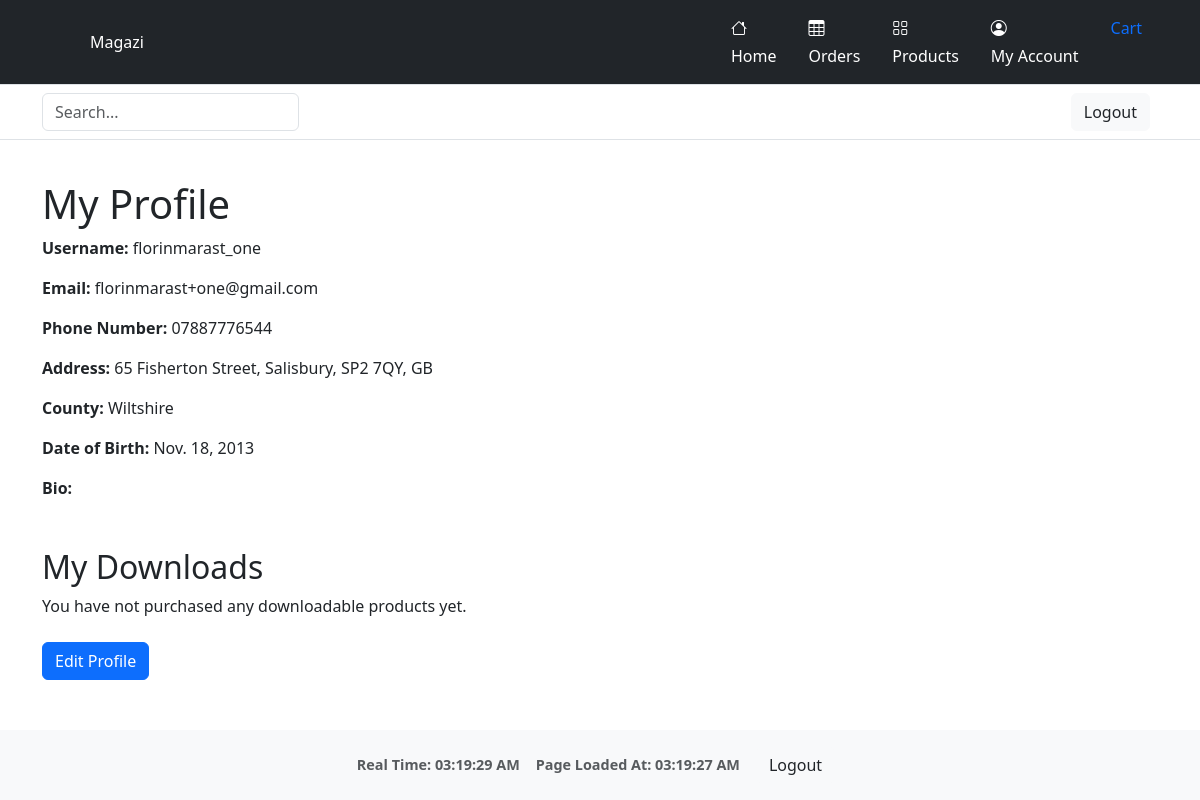
Page /profiles/my-profile/ (signed in) on the earlier database version.
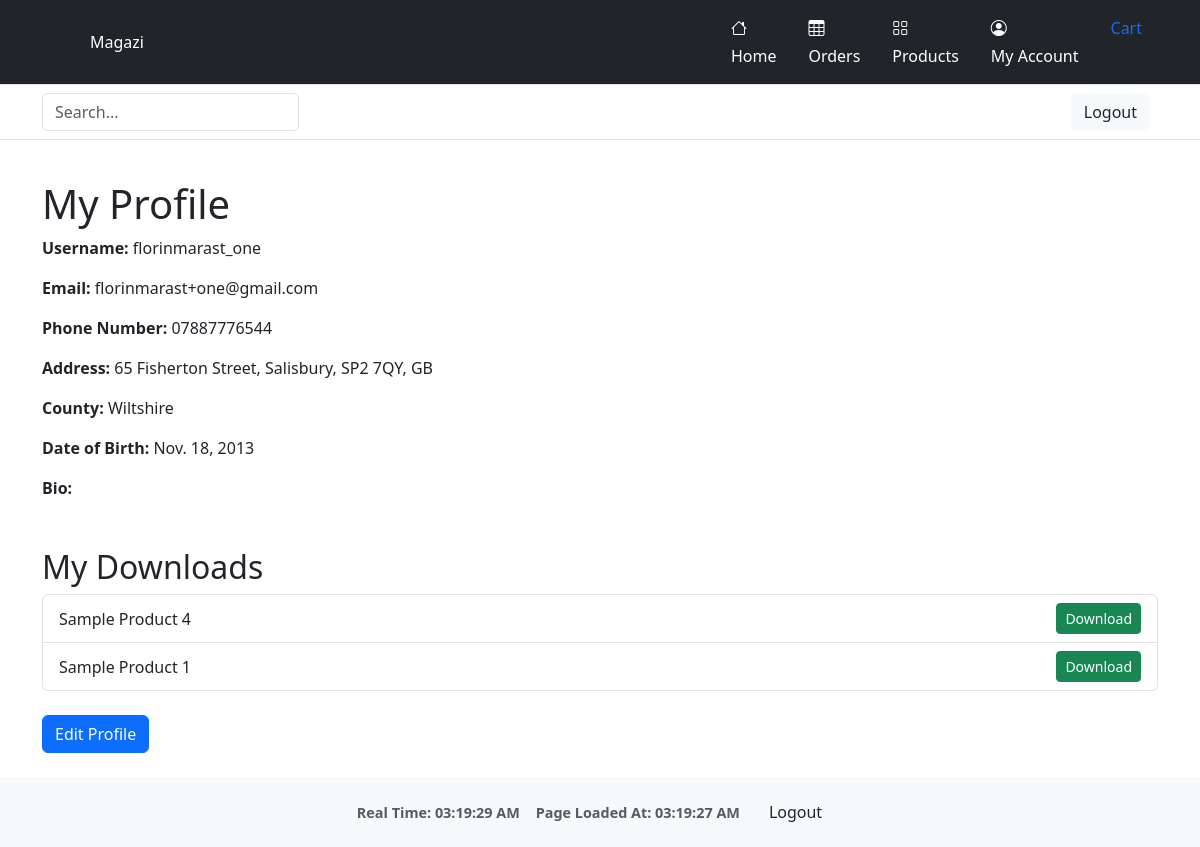
Same page on the later database version.
### products/models.py (models this page shows, shortened)
class Product(models.Model):
    name = models.CharField(max_length=255)
    description = models.TextField()
    price = models.DecimalField(max_digits=10, decimal_places=2)
    image = models.ImageField(upload_to='product_images/', null=True, blank=True)
    stock = models.PositiveIntegerField(default=0)
    digital_file = models.FileField(upload_to='digital_products/', blank=True, null=True)
    created_at = models.DateTimeField(auto_now_add=True)
    updated_at = models.DateTimeField(auto_now=True)

### profiles/views.py (the view)
# urls.py: path('my-profile/', views.my_profile, name='my_profile'),
@login_required
def my_profile(request):
    profile = request.user.profile
    user_orders = request.user.order_set.filter(status__in=['approved', 'delivered'])
    downloads_dict = {}
    for order in user_orders:
        for item in order.lineitems.all():
            if item.product.digital_file:
                if (item.product.id not in downloads_dict or
                    order.date > downloads_dict[item.product.id]['order_date']):
                    downloads_dict[item.product.id] = {
                        'product': item.product,
                        'order_number': order.order_number,
                        'order_date': order.date,
                    }
    downloads = list(downloads_dict.values())
    return render(request, 'profiles/my_profile.html', {'profile': profile, 'downloads': downloads})

### cart/context.py (called while the page is built, shortened)
def cart_summary(request):
    cart = request.session.get('cart', {})
    cart_items = []
    total = 0
    return {'cart_total': total, 'cart_items': cart_items}

### orders/templatetags/group_filters.py (called while the page is built)
@register.filter(name='in_group')
def in_group(user, group_name):
    return user.groups.filter(name=group_name).exists()

### profiles/templates/profiles/my_profile.html (shortened to what this page needs)
{% extends "base.html" %}
{% load static %}
{% block content %}
<div class="container my-4">
  <h1>My Profile</h1>
  <p><strong>Username:</strong> {{ request.user.username }}</p>
  <p><strong>Email:</strong> {{ request.user.email }}</p>
  <p><strong>Phone Number:</strong> {{ profile.phone_number }}</p>
  <p><strong>Address:</strong> {{ profile.street_address }}, {{ profile.city }}, {{ profile.postcode }}, {{ profile.country }}</p>
  <p><strong>County:</strong> {{ profile.county }}</p>
  <p><strong>Date of Birth:</strong> {{ profile.date_of_birth }}</p>
  <p><strong>Bio:</strong> {{ profile.bio }}</p>
  <div class="mt-5">
    <h2>My Downloads</h2>
    {% if downloads %}
      <ul class="list-group">
        {% for download in downloads %}
          <li class="list-group-item d-flex justify-content-between align-items-center">
            <span>{{ download.product.name }}</span>
            <a href="{% url 'orders:download_product' download.order_number download.product.id %}" class="btn btn-sm btn-success">
              Download
            </a>
          </li>
        {% endfor %}
      </ul>
    {% else %}
      <p>You have not purchased any downloadable products yet.</p>
    {% endif %}
  </div>
  <div class="mt-4">
    <a href="{% url 'profiles:edit_profile' %}" class="btn btn-primary">Edit Profile</a>
  </div>
</div>
{% endblock %}

Differences in the rows shown:
now on this page (row edited): Product: product.name "Sample Product 4"
now on this page (row edited): Product: product.name "Sample Product 1"
Other differences:
text no longer shown: "You have not purchased any downloadable products yet."
